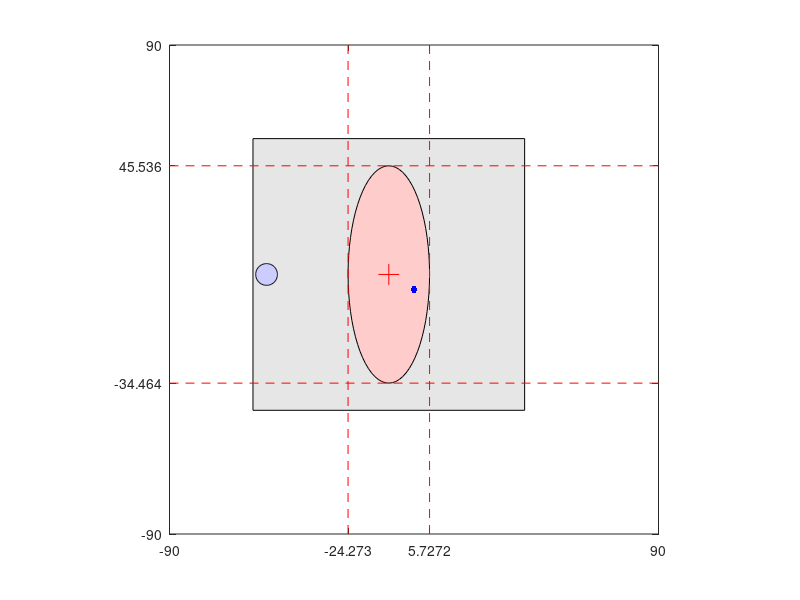

Write MATLAB code to recreate this figure.
function bd = projbd(phi)
% ELLIPSEPROJBD Boundary of ellipse projection
%
% zhou lvwen: zhou.lv.wen@gmail.com
% September 18, 2017

if nargin ==0; phi = 0:180; end

a = 15; b = 40;
d = 0.2768;
xc0 = -33.5*d; yc0 = 20*d;    % rotation center on square pallet

% pallet
xb0 = 50*[-1 -1  1  1 -1] - xc0;
yb0 = 50*[-1  1  1 -1 -1] - yc0;
hb = fill(xb0, yb0, [0.9 0.9 0.9]); hold on

% ellipse
t = [0:pi/36:2*pi]';
xe0 = a*cos(t) - xc0;
ye0 = b*sin(t) - yc0;
he = fill(xe0, ye0, [1,0.8,0.8]);

% circle
xo0 = 4*cos(t) + 45 - xc0;
yo0 = 4*sin(t) - yc0;
ho = fill(xo0, yo0, [0.8,0.8,1]);

% boundary
xemin = -xc0 - a; xemax = -xc0 + a; yemin = -yc0 - b; yemax = -yc0 + b;
hd = plot([xemin xemax; xemin xemax], [-90;90],'r--', ...
          [-90;90], [yemin yemax; yemin yemax],'r--')
set(gca,'xtick',[-90,xemin,xemax,90], 'ytick',[-90,yemin,yemax,90]);

hc = plot(-xc0,-yc0,'+r','markersize',15);
plot(0,0,'.b','markersize',15)
axis image; axis([-90 90 -90 90])

for deg = phi
    [xb, yb] = rotxyd(xb0,yb0, 0,0, deg); set(hb,'xdata',xb, 'ydata', yb);
    [xe, ye] = rotxyd(xe0,ye0, 0,0, deg); set(he,'xdata',xe, 'ydata', ye);
    [xo, yo] = rotxyd(xo0,yo0, 0,0, deg); set(ho,'xdata',xo, 'ydata', yo);
    [xc, yc] = rotxyd(xc0,yc0, 0,0, deg); set(hc,'xdata',-xc, 'ydata', -yc);
    xemax =  sqrt(  (a*cosd(-deg))^2 + (b*sind(-deg))^2) - xc;
    xemin = -sqrt(  (a*cosd(-deg))^2 + (b*sind(-deg))^2) - xc;
    yemax =  sqrt(  (a*sind(-deg))^2 + (b*cosd(-deg))^2) - yc;
    yemin = -sqrt(  (a*sind(-deg))^2 + (b*cosd(-deg))^2) - yc;
    set(hd(1), 'xdata', [xemin,xemin], 'ydata', [-90,90])
    set(hd(2), 'xdata', [xemax,xemax], 'ydata', [-90,90])
    set(hd(3), 'ydata', [yemin,yemin], 'xdata', [-90,90])
    set(hd(4), 'ydata', [yemax,yemax], 'xdata', [-90,90])
    set(gca,'xtick',[-90,xemin,xemax,90], 'ytick',[-90,yemin,yemax,90]);
    drawnow
end

% -------------------------------------------------------------------------

function [x, y] = rotxyd(x0, y0, xc, yc, deg)
x = (x0-xc)*cosd(-deg) - (y0-yc)*sind(-deg); 
y = (x0-xc)*sind(-deg) + (y0-yc)*cosd(-deg);